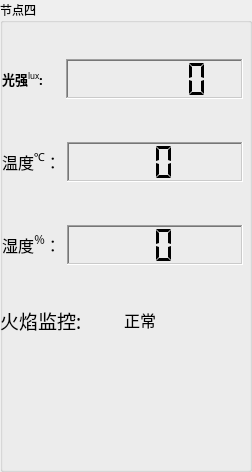
      <widget class="QGroupBox" name="groupBox_5">
       <property name="font">
        <font>
         <family>楷体_GB2312</family>
         <pointsize>9</pointsize>
         <weight>50</weight>
         <bold>false</bold>
        </font>
       </property>
       <property name="autoFillBackground">
        <bool>false</bool>
       </property>
       <property name="title">
        <string>节点四</string>
       </property>
       <property name="flat">
        <bool>true</bool>
       </property>
       <widget class="QPushButton" name="pushButton_light_fire_411">
        <property name="geometry">
         <rect>
          <x>-20</x>
          <y>340</y>
          <width>131</width>
          <height>111</height>
         </rect>
        </property>
        <property name="styleSheet">
         <string notr="true">background-image:url(:/images/08269450168fad5206c222副本.png)</string>
        </property>
        <property name="locale">
         <locale language="English" country="UnitedStatesMinorOutlyingIslands"/>
        </property>
        <property name="text">
         <string/>
        </property>
        <property name="flat">
         <bool>true</bool>
        </property>
       </widget>
       <widget class="QPushButton" name="pushButton_light_fire_421">
        <property name="geometry">
         <rect>
          <x>110</x>
          <y>340</y>
          <width>131</width>
          <height>111</height>
         </rect>
        </property>
        <property name="styleSheet">
         <string notr="true">background-image:url(:/images/08269450168fad5206c222副本.png)</string>
        </property>
        <property name="locale">
         <locale language="English" country="UnitedStatesMinorOutlyingIslands"/>
        </property>
        <property name="text">
         <string/>
        </property>
        <property name="flat">
         <bool>true</bool>
        </property>
       </widget>
       <widget class="QWidget" name="layoutWidget_7">
        <property name="geometry">
         <rect>
          <x>0</x>
          <y>300</y>
          <width>241</width>
          <height>41</height>
         </rect>
        </property>
        <layout class="QHBoxLayout" name="horizontalLayout_25">
         <item>
          <widget class="QLabel" name="Label_Fire_4">
           <property name="sizePolicy">
            <sizepolicy hsizetype="Minimum" vsizetype="MinimumExpanding">
             <horstretch>0</horstretch>
             <verstretch>0</verstretch>
            </sizepolicy>
           </property>
           <property name="maximumSize">
            <size>
             <width>200</width>
             <height>50</height>
            </size>
           </property>
           <property name="font">
            <font>
             <family>楷体</family>
             <pointsize>12</pointsize>
             <weight>50</weight>
             <bold>false</bold>
             <underline>false</underline>
            </font>
           </property>
           <property name="text">
            <string>&lt;html&gt;&lt;head/&gt;&lt;body&gt;&lt;p&gt;&lt;span style=&quot; font-size:14pt;&quot;&gt;火焰监控:&lt;/span&gt;&lt;/p&gt;&lt;/body&gt;&lt;/html&gt;</string>
           </property>
          </widget>
         </item>
         <item>
          <widget class="QLabel" name="Label_FireResult_4">
           <property name="sizePolicy">
            <sizepolicy hsizetype="Maximum" vsizetype="Maximum">
             <horstretch>0</horstretch>
             <verstretch>0</verstretch>
            </sizepolicy>
           </property>
           <property name="maximumSize">
            <size>
             <width>200</width>
             <height>50</height>
            </size>
           </property>
           <property name="font">
            <font>
             <family>楷体</family>
             <pointsize>12</pointsize>
             <weight>50</weight>
             <bold>false</bold>
             <underline>false</underline>
            </font>
           </property>
           <property name="text">
            <string>&lt;html&gt;&lt;head/&gt;&lt;body&gt;&lt;p&gt; 正常 &lt;/p&gt;&lt;/body&gt;&lt;/html&gt;</string>
           </property>
          </widget>
         </item>
        </layout>
       </widget>
       <widget class="QWidget" name="layoutWidget_6">
        <property name="geometry">
         <rect>
          <x>2</x>
          <y>22</y>
          <width>241</width>
          <height>281</height>
         </rect>
        </property>
        <layout class="QVBoxLayout" name="verticalLayout_5">
         <item>
          <layout class="QHBoxLayout" name="horizontalLayout_14">
           <item>
            <widget class="QLabel" name="Label_Lux_4">
             <property name="sizePolicy">
              <sizepolicy hsizetype="Maximum" vsizetype="Maximum">
               <horstretch>0</horstretch>
               <verstretch>0</verstretch>
              </sizepolicy>
             </property>
             <property name="font">
              <font>
               <family>楷体</family>
               <pointsize>12</pointsize>
               <weight>50</weight>
               <bold>false</bold>
               <underline>false</underline>
              </font>
             </property>
             <property name="text">
              <string>&lt;html&gt;&lt;head/&gt;&lt;body&gt;&lt;p&gt;&lt;span style=&quot; font-size:10pt; font-weight:600;&quot;&gt;光强&lt;/span&gt;&lt;span style=&quot; font-size:10pt; vertical-align:super;&quot;&gt;lux&lt;/span&gt;&lt;span style=&quot; font-size:10pt; font-weight:600;&quot;&gt;:&lt;/span&gt;&lt;/p&gt;&lt;/body&gt;&lt;/html&gt;</string>
             </property>
            </widget>
           </item>
           <item>
            <spacer name="horizontalSpacer_8">
             <property name="orientation">
              <enum>Qt::Horizontal</enum>
             </property>
             <property name="sizeType">
              <enum>QSizePolicy::Ignored</enum>
             </property>
             <property name="sizeHint" stdset="0">
              <size>
               <width>17</width>
               <height>13</height>
              </size>
             </property>
            </spacer>
           </item>
           <item>
            <widget class="QLCDNumber" name="lcdNumber_lux_4">
             <property name="sizePolicy">
              <sizepolicy hsizetype="MinimumExpanding" vsizetype="Maximum">
               <horstretch>0</horstretch>
               <verstretch>0</verstretch>
              </sizepolicy>
             </property>
             <property name="minimumSize">
              <size>
               <width>0</width>
               <height>40</height>
              </size>
             </property>
             <property name="baseSize">
              <size>
               <width>0</width>
               <height>0</height>
              </size>
             </property>
             <property name="font">
              <font>
               <weight>75</weight>
               <bold>true</bold>
              </font>
             </property>
             <property name="cursor">
              <cursorShape>ArrowCursor</cursorShape>
             </property>
             <property name="autoFillBackground">
              <bool>false</bool>
             </property>
             <property name="frameShape">
              <enum>QFrame::WinPanel</enum>
             </property>
             <property name="frameShadow">
              <enum>QFrame::Sunken</enum>
             </property>
             <property name="smallDecimalPoint">
              <bool>true</bool>
             </property>
             <property name="digitCount">
              <number>5</number>
             </property>
             <property name="segmentStyle">
              <enum>QLCDNumber::Flat</enum>
             </property>
            </widget>
           </item>
          </layout>
         </item>
         <item>
          <layout class="QHBoxLayout" name="horizontalLayout_15">
           <item>
            <widget class="QLabel" name="label_Temp_4">
             <property name="sizePolicy">
              <sizepolicy hsizetype="Maximum" vsizetype="Maximum">
               <horstretch>0</horstretch>
               <verstretch>0</verstretch>
              </sizepolicy>
             </property>
             <property name="font">
              <font>
               <family>楷体</family>
               <pointsize>12</pointsize>
               <weight>50</weight>
               <bold>false</bold>
              </font>
             </property>
             <property name="text">
              <string>&lt;html&gt;&lt;head/&gt;&lt;body&gt;&lt;p align=&quot;center&quot;&gt;&lt;span style=&quot; font-weight:400;&quot;&gt;温度&lt;/span&gt;&lt;span style=&quot; font-weight:400; vertical-align:super;&quot;&gt;℃&lt;/span&gt;&lt;span style=&quot; font-weight:400;&quot;&gt;：&lt;/span&gt;&lt;/p&gt;&lt;/body&gt;&lt;/html&gt;</string>
             </property>
            </widget>
           </item>
           <item>
            <widget class="QLCDNumber" name="lcdNumber_Temp_4">
             <property name="sizePolicy">
              <sizepolicy hsizetype="Minimum" vsizetype="Maximum">
               <horstretch>0</horstretch>
               <verstretch>0</verstretch>
              </sizepolicy>
             </property>
             <property name="minimumSize">
              <size>
               <width>10</width>
               <height>40</height>
              </size>
             </property>
             <property name="baseSize">
              <size>
               <width>0</width>
               <height>0</height>
              </size>
             </property>
             <property name="font">
              <font>
               <weight>75</weight>
               <bold>true</bold>
              </font>
             </property>
             <property name="cursor">
              <cursorShape>ArrowCursor</cursorShape>
             </property>
             <property name="autoFillBackground">
              <bool>false</bool>
             </property>
             <property name="frameShape">
              <enum>QFrame::WinPanel</enum>
             </property>
             <property name="frameShadow">
              <enum>QFrame::Sunken</enum>
             </property>
             <property name="smallDecimalPoint">
              <bool>true</bool>
             </property>
             <property name="digitCount">
              <number>2</number>
             </property>
             <property name="segmentStyle">
              <enum>QLCDNumber::Flat</enum>
             </property>
            </widget>
           </item>
          </layout>
         </item>
         <item>
          <layout class="QHBoxLayout" name="horizontalLayout_16">
           <item>
            <widget class="QLabel" name="label_Humidity_4">
             <property name="sizePolicy">
              <sizepolicy hsizetype="Maximum" vsizetype="Maximum">
               <horstretch>0</horstretch>
               <verstretch>0</verstretch>
              </sizepolicy>
             </property>
             <property name="font">
              <font>
               <family>楷体</family>
               <pointsize>12</pointsize>
               <weight>50</weight>
               <bold>false</bold>
              </font>
             </property>
             <property name="text">
              <string>&lt;html&gt;&lt;head/&gt;&lt;body&gt;&lt;p align=&quot;center&quot;&gt;&lt;span style=&quot; font-weight:400;&quot;&gt;湿度&lt;/span&gt;&lt;span style=&quot; font-weight:400; vertical-align:super;&quot;&gt;％&lt;/span&gt;&lt;span style=&quot; font-weight:400;&quot;&gt;：&lt;/span&gt;&lt;/p&gt;&lt;/body&gt;&lt;/html&gt;</string>
             </property>
            </widget>
           </item>
           <item>
            <widget class="QLCDNumber" name="lcdNumber_Humidity_4">
             <property name="sizePolicy">
              <sizepolicy hsizetype="Preferred" vsizetype="Maximum">
               <horstretch>0</horstretch>
               <verstretch>0</verstretch>
              </sizepolicy>
             </property>
             <property name="minimumSize">
              <size>
               <width>0</width>
               <height>40</height>
              </size>
             </property>
             <property name="baseSize">
              <size>
               <width>0</width>
               <height>0</height>
              </size>
             </property>
             <property name="font">
              <font>
               <weight>75</weight>
               <bold>true</bold>
              </font>
             </property>
             <property name="cursor">
              <cursorShape>ArrowCursor</cursorShape>
             </property>
             <property name="autoFillBackground">
              <bool>false</bool>
             </property>
             <property name="frameShape">
              <enum>QFrame::WinPanel</enum>
             </property>
             <property name="frameShadow">
              <enum>QFrame::Sunken</enum>
             </property>
             <property name="smallDecimalPoint">
              <bool>true</bool>
             </property>
             <property name="digitCount">
              <number>2</number>
             </property>
             <property name="segmentStyle">
              <enum>QLCDNumber::Flat</enum>
             </property>
            </widget>
           </item>
          </layout>
         </item>
        </layout>
       </widget>
       <widget class="QPushButton" name="pushButton_light_fire_410">
        <property name="geometry">
         <rect>
          <x>-20</x>
          <y>342</y>
          <width>131</width>
          <height>121</height>
         </rect>
        </property>
        <property name="styleSheet">
         <string notr="true">background-image:url(:/images/08269450168fad5206c副本.png)</string>
        </property>
        <property name="locale">
         <locale language="English" country="UnitedStatesMinorOutlyingIslands"/>
        </property>
        <property name="text">
         <string/>
        </property>
        <property name="flat">
         <bool>true</bool>
        </property>
       </widget>
       <widget class="QPushButton" name="pushButton_light_fire_420">
        <property name="geometry">
         <rect>
          <x>110</x>
          <y>342</y>
          <width>131</width>
          <height>121</height>
         </rect>
        </property>
        <property name="styleSheet">
         <string notr="true">background-image:url(:/images/08269450168fad5206c副本.png)</string>
        </property>
        <property name="locale">
         <locale language="English" country="UnitedStatesMinorOutlyingIslands"/>
        </property>
        <property name="text">
         <string/>
        </property>
        <property name="flat">
         <bool>true</bool>
        </property>
       </widget>
      </widget>
